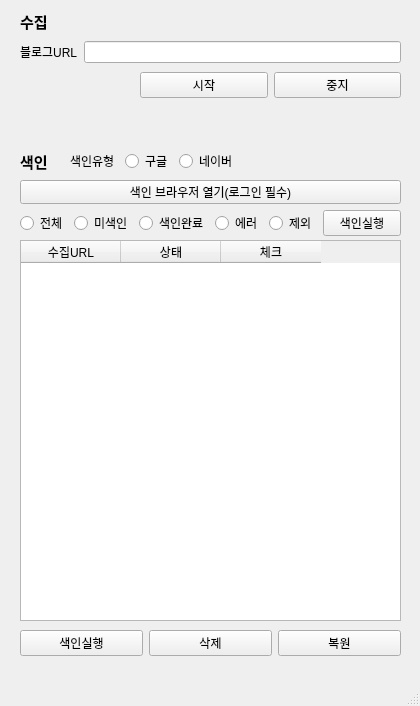
<?xml version="1.0" encoding="UTF-8"?>
<ui version="4.0">
 <class>MainWindow</class>
 <widget class="QMainWindow" name="MainWindow">
  <property name="geometry">
   <rect>
    <x>0</x>
    <y>0</y>
    <width>420</width>
    <height>706</height>
   </rect>
  </property>
  <property name="windowTitle">
   <string>색인자동화</string>
  </property>
  <widget class="QWidget" name="centralwidget">
   <widget class="QWidget" name="layoutWidget">
    <property name="geometry">
     <rect>
      <x>140</x>
      <y>70</y>
      <width>261</width>
      <height>31</height>
     </rect>
    </property>
    <layout class="QHBoxLayout" name="horizontalLayout">
     <item>
      <widget class="QPushButton" name="startIndex">
       <property name="text">
        <string>시작</string>
       </property>
      </widget>
     </item>
     <item>
      <widget class="QPushButton" name="stopIndex">
       <property name="text">
        <string>중지</string>
       </property>
      </widget>
     </item>
    </layout>
   </widget>
   <widget class="QLabel" name="label">
    <property name="geometry">
     <rect>
      <x>20</x>
      <y>10</y>
      <width>48</width>
      <height>21</height>
     </rect>
    </property>
    <property name="text">
     <string>&lt;html&gt;&lt;head/&gt;&lt;body&gt;&lt;p&gt;&lt;span style=&quot; font-size:11pt; font-weight:700;&quot;&gt;수집&lt;/span&gt;&lt;/p&gt;&lt;/body&gt;&lt;/html&gt;</string>
    </property>
   </widget>
   <widget class="QLabel" name="label_9">
    <property name="geometry">
     <rect>
      <x>20</x>
      <y>150</y>
      <width>48</width>
      <height>21</height>
     </rect>
    </property>
    <property name="text">
     <string>&lt;html&gt;&lt;head/&gt;&lt;body&gt;&lt;p&gt;&lt;span style=&quot; font-size:11pt; font-weight:700;&quot;&gt;색인&lt;/span&gt;&lt;/p&gt;&lt;/body&gt;&lt;/html&gt;</string>
    </property>
   </widget>
   <widget class="QPushButton" name="startIndex_2">
    <property name="geometry">
     <rect>
      <x>20</x>
      <y>180</y>
      <width>381</width>
      <height>24</height>
     </rect>
    </property>
    <property name="text">
     <string>색인 브라우저 열기(로그인 필수)</string>
    </property>
   </widget>
   <widget class="QTableWidget" name="tableWidget">
    <property name="geometry">
     <rect>
      <x>20</x>
      <y>240</y>
      <width>381</width>
      <height>381</height>
     </rect>
    </property>
    <column>
     <property name="text">
      <string>수집URL</string>
     </property>
    </column>
    <column>
     <property name="text">
      <string>상태</string>
     </property>
    </column>
    <column>
     <property name="text">
      <string>체크</string>
     </property>
    </column>
   </widget>
   <widget class="QWidget" name="layoutWidget_2">
    <property name="geometry">
     <rect>
      <x>20</x>
      <y>210</y>
      <width>381</width>
      <height>26</height>
     </rect>
    </property>
    <layout class="QHBoxLayout" name="horizontalLayout_5">
     <item>
      <widget class="QRadioButton" name="radioButton_7">
       <property name="text">
        <string>전체</string>
       </property>
      </widget>
     </item>
     <item>
      <widget class="QRadioButton" name="radioButton_3">
       <property name="text">
        <string>미색인</string>
       </property>
      </widget>
     </item>
     <item>
      <widget class="QRadioButton" name="radioButton_4">
       <property name="text">
        <string>색인완료</string>
       </property>
      </widget>
     </item>
     <item>
      <widget class="QRadioButton" name="radioButton_6">
       <property name="text">
        <string>에러</string>
       </property>
      </widget>
     </item>
     <item>
      <widget class="QRadioButton" name="radioButton_5">
       <property name="text">
        <string>제외</string>
       </property>
      </widget>
     </item>
     <item>
      <widget class="QPushButton" name="startIndex_4">
       <property name="text">
        <string>색인실행</string>
       </property>
      </widget>
     </item>
    </layout>
   </widget>
   <widget class="QWidget" name="">
    <property name="geometry">
     <rect>
      <x>70</x>
      <y>150</y>
      <width>168</width>
      <height>22</height>
     </rect>
    </property>
    <layout class="QHBoxLayout" name="horizontalLayout_3">
     <item>
      <widget class="QLabel" name="label_10">
       <property name="text">
        <string>색인유형</string>
       </property>
      </widget>
     </item>
     <item>
      <widget class="QRadioButton" name="radioButton">
       <property name="text">
        <string>구글</string>
       </property>
      </widget>
     </item>
     <item>
      <widget class="QRadioButton" name="radioButton_2">
       <property name="text">
        <string>네이버</string>
       </property>
      </widget>
     </item>
    </layout>
   </widget>
   <widget class="QWidget" name="">
    <property name="geometry">
     <rect>
      <x>20</x>
      <y>40</y>
      <width>381</width>
      <height>24</height>
     </rect>
    </property>
    <layout class="QHBoxLayout" name="horizontalLayout_4">
     <item>
      <widget class="QLabel" name="label_2">
       <property name="text">
        <string>블로그URL</string>
       </property>
      </widget>
     </item>
     <item>
      <widget class="QLineEdit" name="lineEdit_Id"/>
     </item>
    </layout>
   </widget>
   <widget class="QWidget" name="">
    <property name="geometry">
     <rect>
      <x>20</x>
      <y>630</y>
      <width>381</width>
      <height>26</height>
     </rect>
    </property>
    <layout class="QHBoxLayout" name="horizontalLayout_6">
     <item>
      <widget class="QPushButton" name="startIndex_3">
       <property name="text">
        <string>색인실행</string>
       </property>
      </widget>
     </item>
     <item>
      <widget class="QPushButton" name="startIndex_5">
       <property name="text">
        <string>삭제</string>
       </property>
      </widget>
     </item>
     <item>
      <widget class="QPushButton" name="startIndex_6">
       <property name="text">
        <string>복원</string>
       </property>
      </widget>
     </item>
    </layout>
   </widget>
   <zorder>tableWidget</zorder>
   <zorder>label_2</zorder>
   <zorder>lineEdit_Id</zorder>
   <zorder>layoutWidget</zorder>
   <zorder>label</zorder>
   <zorder>label_9</zorder>
   <zorder>label_10</zorder>
   <zorder>radioButton</zorder>
   <zorder>radioButton_2</zorder>
   <zorder>startIndex_2</zorder>
   <zorder>startIndex_3</zorder>
   <zorder>layoutWidget_2</zorder>
   <zorder>startIndex_5</zorder>
   <zorder>startIndex_6</zorder>
  </widget>
  <widget class="QMenuBar" name="menubar">
   <property name="geometry">
    <rect>
     <x>0</x>
     <y>0</y>
     <width>420</width>
     <height>22</height>
    </rect>
   </property>
  </widget>
  <widget class="QStatusBar" name="statusbar"/>
 </widget>
 <resources/>
 <connections>
  <connection>
   <sender>startIndex</sender>
   <signal>clicked()</signal>
   <receiver>MainWindow</receiver>
   <slot>startGoogleIndex()</slot>
   <hints>
    <hint type="sourcelabel">
     <x>339</x>
     <y>419</y>
    </hint>
    <hint type="destinationlabel">
     <x>333</x>
     <y>446</y>
    </hint>
   </hints>
  </connection>
  <connection>
   <sender>stopIndex</sender>
   <signal>clicked()</signal>
   <receiver>MainWindow</receiver>
   <slot>stopGoogleIndex()</slot>
   <hints>
    <hint type="sourcelabel">
     <x>480</x>
     <y>422</y>
    </hint>
    <hint type="destinationlabel">
     <x>461</x>
     <y>448</y>
    </hint>
   </hints>
  </connection>
 </connections>
 <slots>
  <slot>stopGoogleIndex()</slot>
  <slot>startGoogleIndex()</slot>
 </slots>
</ui>
